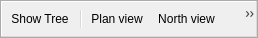
<?xml version="1.0" encoding="UTF-8"?>
<ui version="4.0">
 <class>mainToolBar</class>
 <widget class="QToolBar" name="mainToolBar">
  <property name="geometry">
   <rect>
    <x>0</x>
    <y>0</y>
    <width>258</width>
    <height>38</height>
   </rect>
  </property>
  <action name="action_load_mesh">
   <property name="icon">
    <iconset>
     <normaloff>icons/radar_plot.svg</normaloff>icons/radar_plot.svg</iconset>
   </property>
   <property name="text">
    <string>Load &amp;mesh</string>
   </property>
   <property name="shortcut">
    <string>Ctrl+A</string>
   </property>
  </action>
  <action name="action_quit">
   <property name="icon">
    <iconset>
     <normaloff>icons/cancel.svg</normaloff>icons/cancel.svg</iconset>
   </property>
   <property name="text">
    <string>&amp;Quit</string>
   </property>
   <property name="shortcut">
    <string>Ctrl+Q</string>
   </property>
  </action>
  <action name="action_show_tree">
   <property name="icon">
    <iconset>
     <normaloff>icons/list.svg</normaloff>icons/list.svg</iconset>
   </property>
   <property name="text">
    <string>Show &amp;Tree</string>
   </property>
   <property name="shortcut">
    <string>Ctrl+W</string>
   </property>
  </action>
  <action name="action_help">
   <property name="icon">
    <iconset>
     <normaloff>icons/document.svg</normaloff>icons/document.svg</iconset>
   </property>
   <property name="text">
    <string>&amp;Help</string>
   </property>
   <property name="shortcut">
    <string>F1</string>
   </property>
  </action>
  <action name="action_about">
   <property name="icon">
    <iconset>
     <normaloff>icons/about.svg</normaloff>icons/about.svg</iconset>
   </property>
   <property name="text">
    <string>&amp;About</string>
   </property>
   <property name="shortcut">
    <string>?</string>
   </property>
  </action>
  <action name="action_normal_mode">
   <property name="icon">
    <iconset>
     <normaloff>icons/rotate_camera.svg</normaloff>icons/rotate_camera.svg</iconset>
   </property>
   <property name="text">
    <string>&amp;Normal mode</string>
   </property>
   <property name="shortcut">
    <string>Ctrl+N</string>
   </property>
  </action>
  <action name="action_load_block_model">
   <property name="icon">
    <iconset>
     <normaloff>icons/data_sheet.svg</normaloff>icons/data_sheet.svg</iconset>
   </property>
   <property name="text">
    <string>Load &amp;block model</string>
   </property>
   <property name="shortcut">
    <string>Ctrl+E</string>
   </property>
  </action>
  <action name="action_selection_mode">
   <property name="icon">
    <iconset>
     <normaloff>icons/cursor.svg</normaloff>icons/cursor.svg</iconset>
   </property>
   <property name="text">
    <string>&amp;Selection mode</string>
   </property>
   <property name="shortcut">
    <string>Ctrl+S</string>
   </property>
  </action>
  <action name="action_camera_properties">
   <property name="icon">
    <iconset>
     <normaloff>icons/compact_camera.svg</normaloff>icons/compact_camera.svg</iconset>
   </property>
   <property name="text">
    <string>&amp;Camera properties</string>
   </property>
   <property name="shortcut">
    <string>Ctrl+C</string>
   </property>
  </action>
  <action name="action_load_points">
   <property name="icon">
    <iconset>
     <normaloff>icons/scatter_plot.svg</normaloff>icons/scatter_plot.svg</iconset>
   </property>
   <property name="text">
    <string>Load &amp;points</string>
   </property>
   <property name="shortcut">
    <string>Ctrl+P</string>
   </property>
  </action>
  <action name="action_plan_view">
   <property name="icon">
    <iconset>
     <normaloff>icons/upload.svg</normaloff>icons/upload.svg</iconset>
   </property>
   <property name="text">
    <string>&amp;Plan view</string>
   </property>
   <property name="shortcut">
    <string>Ctrl+1</string>
   </property>
  </action>
  <action name="action_north_view">
   <property name="icon">
    <iconset>
     <normaloff>icons/up.svg</normaloff>icons/up.svg</iconset>
   </property>
   <property name="text">
    <string>N&amp;orth view</string>
   </property>
   <property name="shortcut">
    <string>Ctrl+2</string>
   </property>
  </action>
  <action name="action_east_view">
   <property name="icon">
    <iconset>
     <normaloff>icons/right.svg</normaloff>icons/right.svg</iconset>
   </property>
   <property name="text">
    <string>&amp;East view</string>
   </property>
   <property name="shortcut">
    <string>Ctrl+3</string>
   </property>
  </action>
  <action name="action_take_screenshot">
   <property name="icon">
    <iconset>
     <normaloff>icons/webcam.svg</normaloff>icons/webcam.svg</iconset>
   </property>
   <property name="text">
    <string>&amp;Take screenshot</string>
   </property>
   <property name="shortcut">
    <string>Ctrl+T</string>
   </property>
  </action>
  <addaction name="action_show_tree"/>
  <addaction name="separator"/>
  <addaction name="action_plan_view"/>
  <addaction name="action_north_view"/>
  <addaction name="action_east_view"/>
  <addaction name="separator"/>
  <addaction name="action_take_screenshot"/>
 </widget>
 <resources/>
 <connections/>
</ui>
